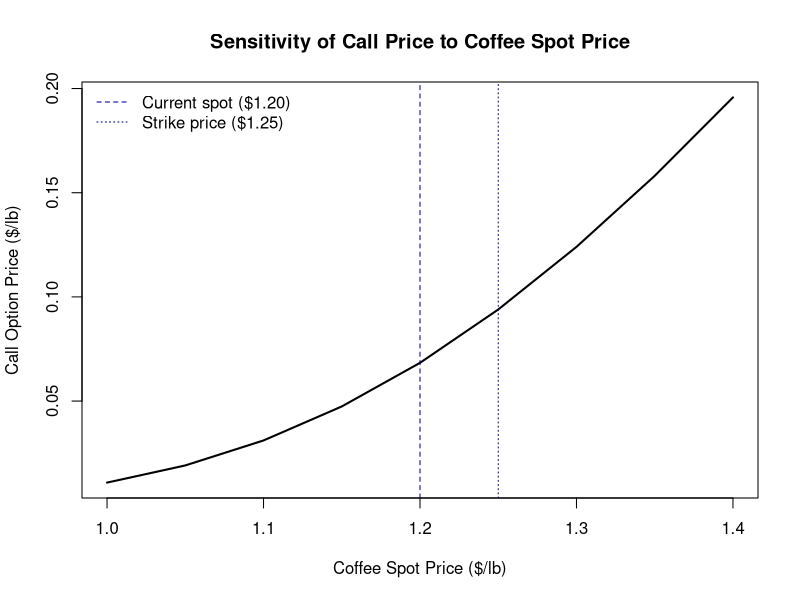
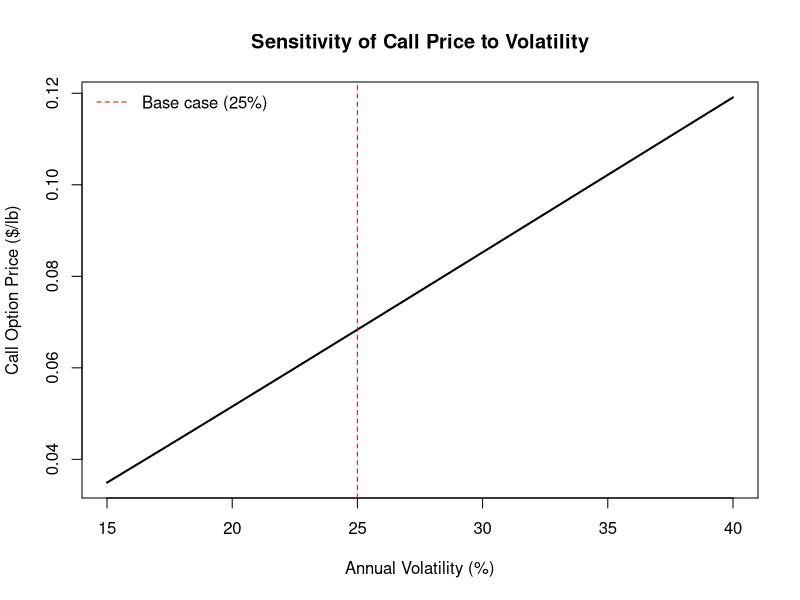

Reproduce these figures in R, in order.
## ---- chunk 1
S_0 <- 1.2    #Coffee spot price ($/lb)
r <- 0.02      #Annual risk-free rate (2%)
d <- 0.01     #Annual storage cost (1%)
t <- 0.5      #Time to maturity T (years)
X <- 1.25     #Strike price ($/lb)
sigma <- 0.25    #Annual volatility (25%)

market_data <- data.frame(
  Parameter = c("Spot price (S_0)", "Risk-free rate (r)", "Storage cost (d)",
                "Maturity (T)", "Strike price (X)", "Volatility (sigma)"),
  Value = c(S_0, r, d, t, X, sigma)
)

knitr::kable(market_data,
             caption = "Market Data and Assumptions")

## ---- chunk 2

b <- r + d                #risk-free interest rate + storage cost
F_t  <- S_0 * exp(b*t)     #Future price

sprintf("Future price : $%.4f per pound", F_t)
## ---- chunk 3

d1 <- (log(S_0/X) + (r+(sigma^2)/2)*t)/(sigma*sqrt(t)) #BS d1 parameter
d2 <- d1 - (sigma*sqrt(t))                              #BS d2 parameter

Call_bs <- (S_0 * pnorm(d1)) - (X*exp(-r*t)*pnorm(d2))   #Call option price


sprintf("Call price from BS : $%.4f per pound", Call_bs)

## ---- chunk 4

n_sim <- 10000      #Number of simulations
set.seed(42)

Z <- rnorm(n_sim, mean = 0, sd = 1)  #Standard Normal draw

S_T <- S_0 * exp(((r - (sigma^2)/2)*t) + (sigma*sqrt(t)*Z))  #Geometric Brownian Motion
payoff <- pmax(S_T - X,0)     #Payoff for each simulation

Call_mc <- exp(-r*t) * mean(payoff)    #Call price from Monte Carlo Simulation

se <- (sd(exp(-r*t) * payoff))/sqrt(n_sim)   #Standard error (CLT)

sprintf("Call price from MC : $%.4f per pound (standard error:$%.4f)", Call_mc,se)

## ---- chunk 5

pricing_comparison <- data.frame(
  Method = c("Black-Scholes", "Monte Carlo"),
  Call_Price = c(Call_bs, Call_mc)
)

knitr::kable(pricing_comparison,
             digits = 4,
             col.names = c("Method", "Call price (USD/lb)"),
             caption = "Call option pricing")


pricing_error <- abs(Call_mc - Call_bs)      #Absolute pricing difference

sprintf("Absolute pricing difference: $%.4f per pound", pricing_error)

## ---- chunk 6

spot_scenarios <- seq(1.00, 1.40, by = 0.05)    

# Black-Scholes pricing function
bs_call <- function(S_0, K, r, sigma, t) {
  d1 <- (log(S_0/K) + (r + sigma^2/2)*t) /
        (sigma*sqrt(t))
  d2 <- d1 - sigma*sqrt(t)

  S_0*pnorm(d1) - K*exp(-r*t)*pnorm(d2)
}

# Calculate call prices for different spot prices
call_prices <- bs_call(
  spot_scenarios, X, r, sigma, t
)

sensitivity_table <- data.frame(
  Spot_Price = spot_scenarios,
  Call_Price = call_prices
)

knitr::kable(
  sensitivity_table,
  digits = 4,
  col.names = c("Spot price (USD/lb)", "Call price (USD/lb)"),
  caption = "Call Option Sensitivity to Spot Prices"
)

## ---- chunk 7

# Visualisation

plot(spot_scenarios,call_prices, type = "l", lwd = 2,
  xlab = "Coffee Spot Price ($/lb)",
  ylab = "Call Option Price ($/lb)",
  main = "Sensitivity of Call Price to Coffee Spot Price"
)

abline(v = S_0, lty = 2, col ="blue4")
abline(v = X, lty = 3, col = "blue4")
legend("topleft", legend = c("Current spot ($1.20)", "Strike price ($1.25)"),
                             lty = c(2,3), col = "blue4", bty = "n")

## ---- chunk 8

vol_scenarios <- seq(0.15, 0.40, by = 0.025)

vol_call_prices <- bs_call(
  S_0, X, r, vol_scenarios, t
)


#Visualisation

plot(vol_scenarios * 100, vol_call_prices, type = "l", lwd = 2,
  xlab = "Annual Volatility (%)",
  ylab = "Call Option Price ($/lb)",
  main = "Sensitivity of Call Price to Volatility"
)

abline(v = sigma * 100, lty = 2, col = "red")
legend("topleft", legend = "Base case (25%)", lty = 2, col = "red", bty = "n")

## ---- chunk 9

market_factors <- data.frame(
  m_factor = c("Lower supply (poor harvest in Brazil or Vietnam)", 
               "Stronger global demand", 
               "weather risk (frost, drought, excess rain)", 
               "Geopolitical risk (trade, restrictions, shipping disruptions)"
               ),
  channel = c("Higher spot price", 
              "Higher spot price", 
              "Higher volatility", 
              "Higher storage costs and volatility"
              ),
  Effect_pricing = c("Higher futures and call prices", 
                     "Higher futures and call prices", 
                     "Higher call price (positive vega)", 
                     "Higher futures price; Higher call price"
                     )
)

knitr::kable(market_factors,
             col.names = c("Market factors", "Main channel", "Effect on pricing"),
             caption = "Commodity Market Risk Analysis")
